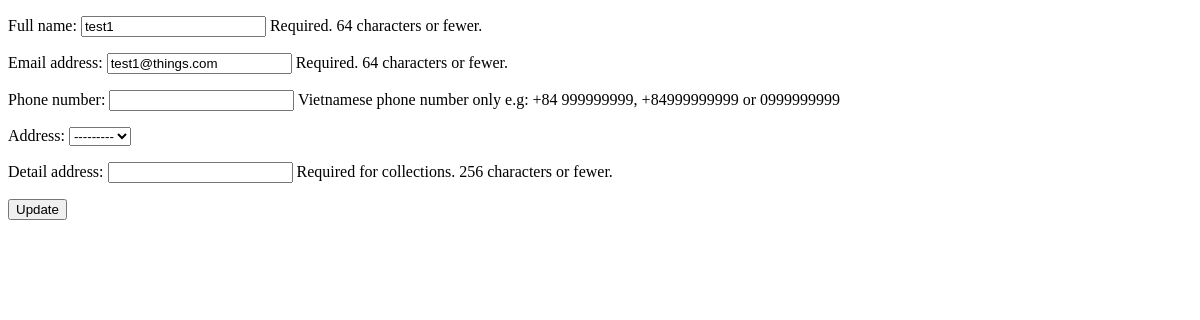
The page /accounts/2/settings/ on the database as committed earlier.
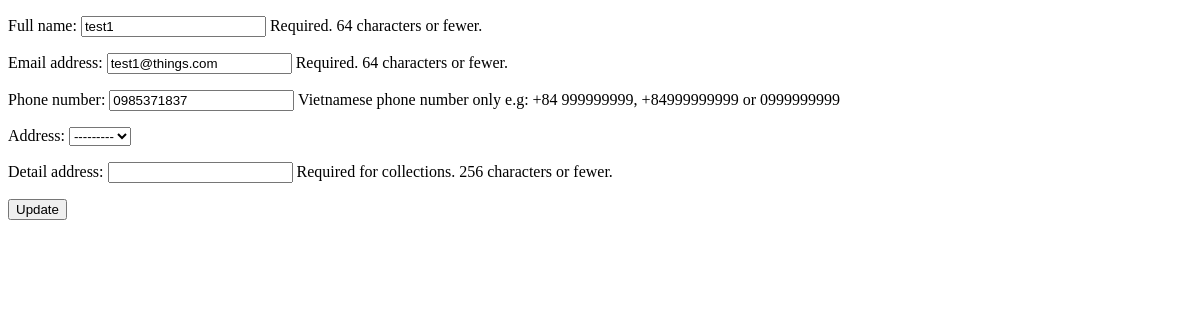
The same page on the database as committed later.
### accounts/models.py (models this page shows, shortened)
class User(AbstractBaseUser, PermissionsMixin):
    phone_number_validator = PhoneNumberValidator()
    full_name       = models.CharField(
        _('Full name'),
        max_length=64,
        help_text=_('Required. 64 characters or fewer.')
    ) #full_name validator missing
    email           = models.EmailField(
        _('Email address'),
         unique=True,
         max_length=64,
         help_text=_('Required. 64 characters or fewer.')
    )
    phone           = models.CharField(
        _('Phone number'),
        max_length=16,
        blank=True,
        validators=[phone_number_validator],
        help_text=_('Vietnamese phone number only e.g: +84 999999999, +84999999999 or 0999999999')
    )
    is_staff        = models.BooleanField(
        _('staff status'),
        default=False,
        help_text=_('Designates whether the user can log into this admin site.'),
    )
    is_active       = models.BooleanField(
        _('active'),
        default=True,
        help_text=_(
            'Designates whether this user should be treated as active. '
            'Unselect this instead of deleting accounts.'
        ),
    )
    address        = models.ForeignKey('accounts.Location', on_delete=models.CASCADE, null=True, blank=True) # related_name
    detail_address  = models.CharField(
        _('Detail address'),
        max_length=256,
        help_text=_('Required for collections. 256 characters or fewer.'),
        blank=True
        )
    date_joined = models.DateTimeField(_('Date joined'), default=timezone.now)
    objects = UserManager()
    EMAIL_FIELD = 'email'
    USERNAME_FIELD = 'email'
    REQUIRED_FIELDS = ['full_name'] # required by create_superuser() in UserManager
    class Meta:
        verbose_name = _('user')
        verbose_name_plural = _('users')
    class NoTransactionAvailable(Exception):
        pass
    class NoNextCollection(Exception):
        pass

### accounts/views.py (the view)
# urls.py: path('<int:pk>/settings/', views.Settings.as_view(), name='settings')
class Settings(UpdateView):
    template_name = 'accounts/settings.html'
    model = User
    fields = ['full_name', 'email', 'phone', 'address', 'detail_address']

### accounts/templates/accounts/settings.html (shortened to what this page needs)
<!DOCTYPE html>
<html lang="en" dir="ltr">
  <head>
  </head>
  <body>
    <form method="post">
      {{ form.as_p }}
    <input type="submit" value="Update">
</form>
  </body>
</html>

Rows that differ between the two databases and show on the page:
changed User "test1": phone (not shown) → "0985371837"
